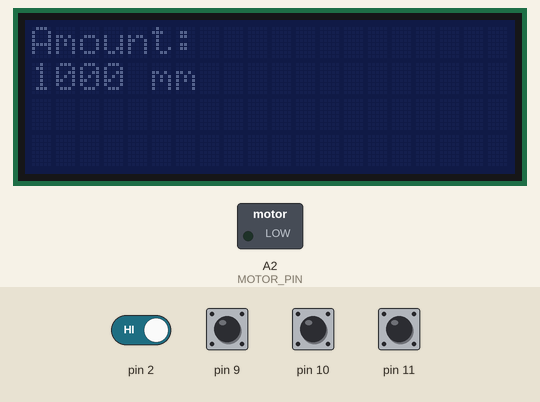
Recording of a sketch running on a simulated Arduino Uno, built with avr-gcc and run on an emulated ATmega328P. Shown: 20×4 character LCD, switched loads named in the sketch (green lamp = pin HIGH). Inputs (shaded band) come from the test bench; at power-on: pin 2, pin 9–11 HIGH.

Above: at 1.7 s.
1.8 s: pin 10 pulled LOW for 0.15 s
At 3.2 s:
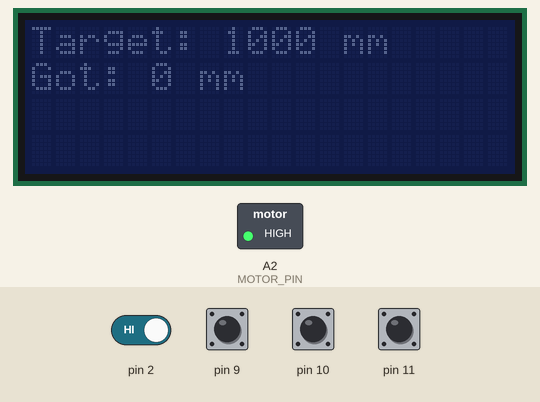
3.5 s: pin 2 driven LOW
At 4.5 s:
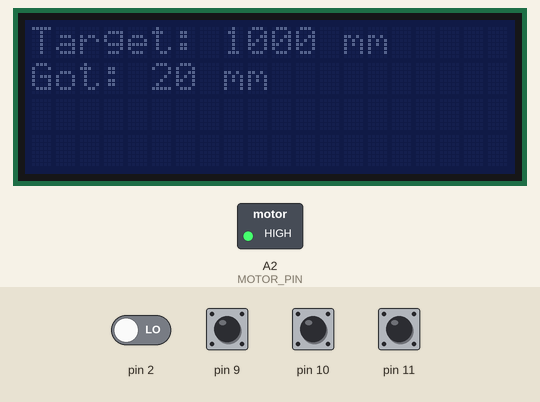
5.0 s: pin 11 pulled LOW for 0.15 s
6.7 s: pin 10 pulled LOW for 1 s
At 8.2 s:
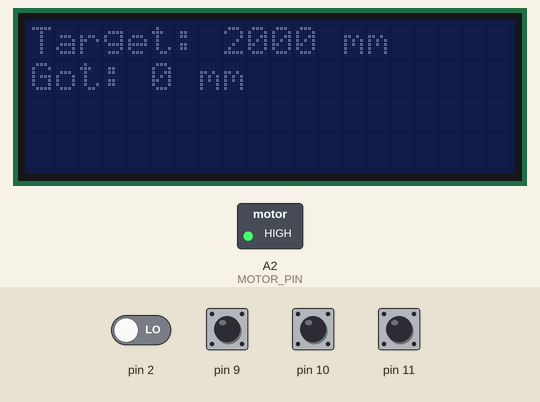
9.3 s: pin 11 pulled LOW for 1 s
Timing chart, 0 to 12.3 s (numbered marks = the images above; inputs shaded):
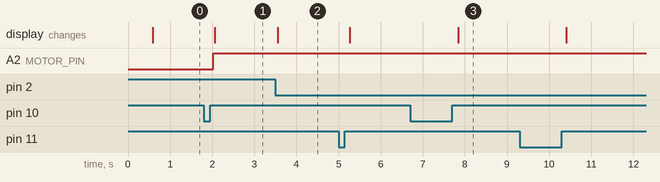

The sketch:

Reelly.ino
```cpp
#include <LiquidCrystal_I2C.h> // 1.1.4
#include <Button2.h> // 2.2.4

#define MOTOR_PIN A2

#define BTN_GND 8
#define BTN_BACK 9
#define BTN_PLAY 10
#define BTN_FORW 11
#define NBUTTONS 3

constexpr unsigned NOTCH_DISTANCE = 20;

unsigned g_target_amount = 1000;
unsigned long g_current_amount = 0;

typedef enum {
	MAIN,
	COUNTING
} state_t;

state_t menu_state = MAIN;

Button2 btns[NBUTTONS];

volatile unsigned long g_notch_counter = 0;

LiquidCrystal_I2C disp(0x27, 20, 4);

void setup()
{
	Serial.begin(115200);
	initDisplay();
	initButtons();
	initCounter();
}

void loop()
{
	for (auto& b:btns)
		b.loop();
	handleDisplay();
	handleWinding();
}

void initDisplay()
{
	disp.init();
	//disp.backlight();
	//disp.noBlink();
	disp.print("Start");
	delay(500);
}

void initCounter()
{
	pinMode(2, INPUT);
	attachInterrupt(0, fallingInterrupt, FALLING);
}

void fallingInterrupt()
{
	g_notch_counter++;
}

void initButtons()
{
	pinMode(BTN_GND, OUTPUT);
	digitalWrite(BTN_GND, LOW);

	btns[0].begin(BTN_BACK, INPUT_PULLUP);
	btns[1].begin(BTN_PLAY, INPUT_PULLUP);
	btns[2].begin(BTN_FORW, INPUT_PULLUP);

	for (auto& b:btns) {
		b.setReleasedHandler(btnHandler);
	}
}

void btnHandler(Button2& btn)
{
	switch (btn.getPin()) {
		default: break;
		case BTN_FORW: g_target_amount += 1000; break;
		case BTN_BACK: g_target_amount -= 1000; break;
		case BTN_PLAY: startWinding(); break;
	}

	if (g_target_amount == 0)
		g_target_amount = 1000;
}

void handleDisplay()
{
	static state_t last_state = menu_state;
	if (last_state != menu_state) {
		disp.clear();
		last_state = menu_state;
	}

	if (menu_state == MAIN) {
		printSelection();
	}
	else if (menu_state == COUNTING) {
		printCounting();
	}
}

void printSelection()
{
	disp.setCursor(0,0);
	disp.print("Amount:");
	disp.setCursor(0,1);
	disp.print(g_target_amount);
	disp.print(" mm        ");
}

void printCounting()
{
	disp.setCursor(0,0);
	disp.print("Target: ");
	disp.print(g_target_amount);
	disp.print(" mm");
	disp.setCursor(0,1);
	disp.print("Got: ");
	disp.print(g_current_amount);
	disp.print(" mm        ");
}

void startWinding()
{
	g_notch_counter = 0;
	menu_state = COUNTING;
	startMotor();
}

void handleWinding()
{
	if (menu_state == COUNTING)
		g_current_amount = g_notch_counter*NOTCH_DISTANCE;

	if (g_current_amount+NOTCH_DISTANCE == g_target_amount) {
		g_notch_counter = 0;
		menu_state = MAIN;
		stopWinding();
	}
}

void stopWinding()
{
	stopMotor();
}

void startMotor()
{
	pinMode(MOTOR_PIN, OUTPUT);
	digitalWrite(MOTOR_PIN, HIGH);
}

void stopMotor()
{
	pinMode(MOTOR_PIN, INPUT);
}
```

Measured:
- after the input at 1.8 s, A2 (MOTOR_PIN): LOW → HIGH after 0.22 s; the display: changes after 0.26 s (image 1)
- after the input at 3.5 s, the display: changes after 0.06 s (image 2)
- after the input at 6.7 s, the display: changes after 1.1 s (image 3)
